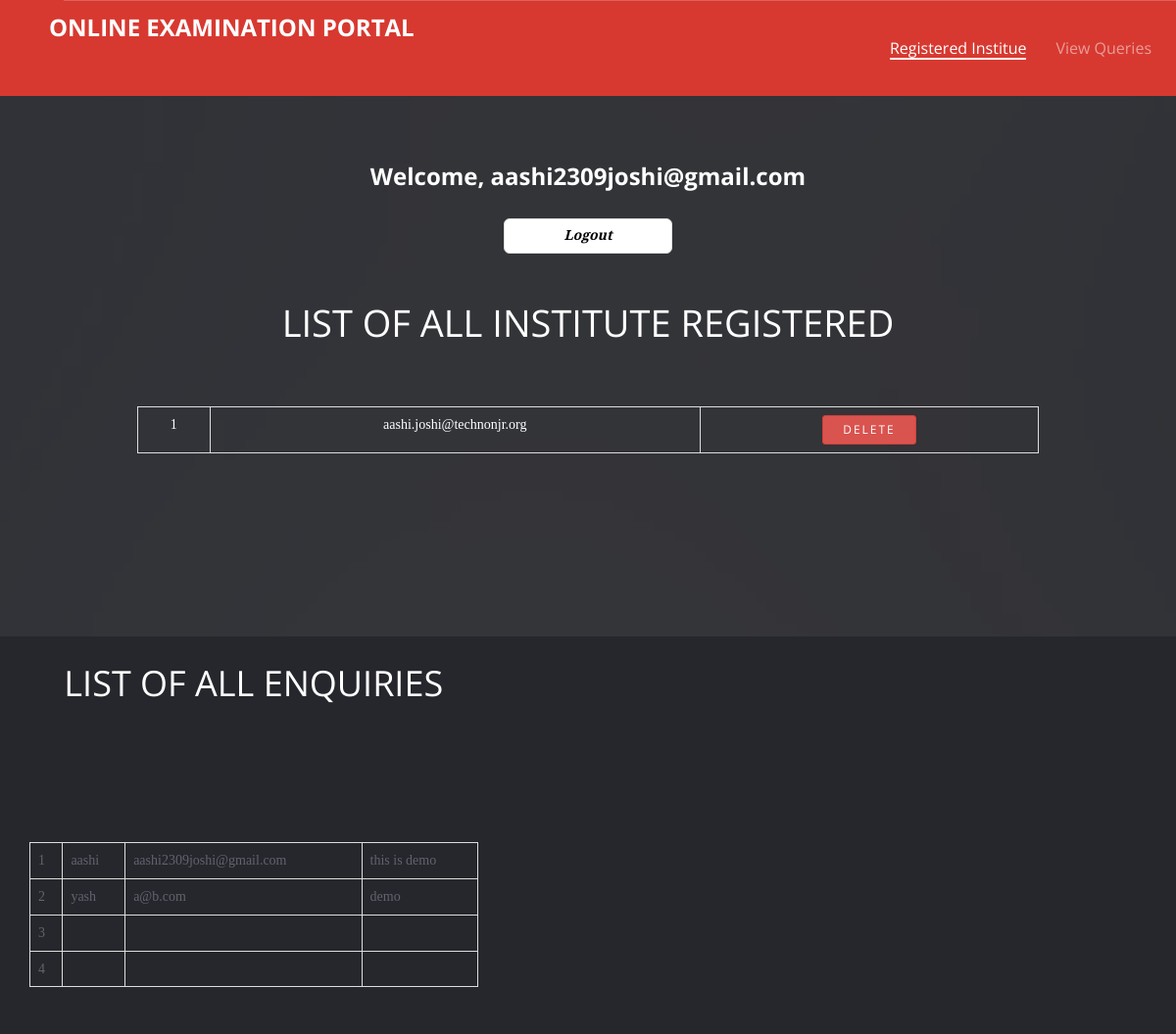
/adminpanel.php (signed in), run on an earlier commit of the app's database.
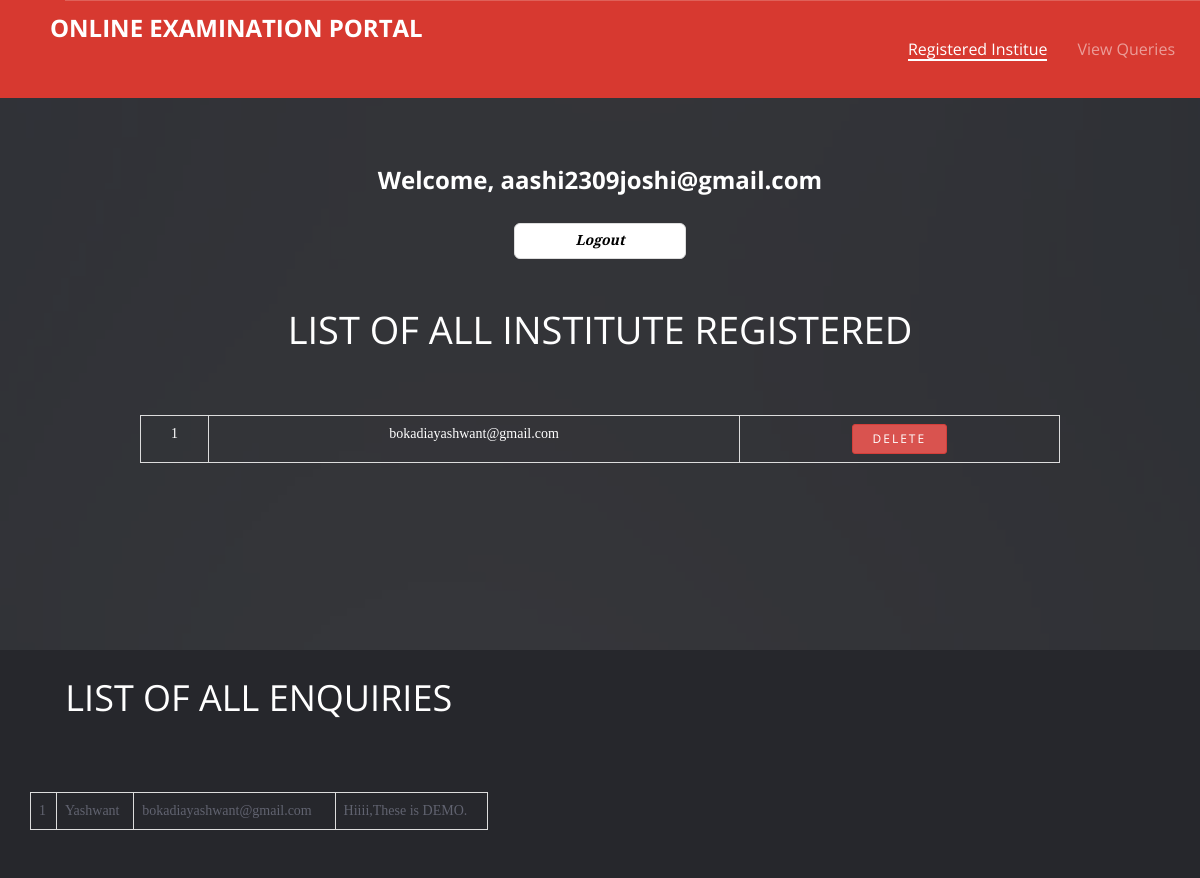
And on a later commit of the database.
### tables this page shows
CREATE TABLE `institute` (
  `institute` text NOT NULL,
  `email` varchar(50) NOT NULL,
  `password` varchar(100) NOT NULL,
  `phone` bigint(10) NOT NULL
);

CREATE TABLE `enquiry` (
  `Name` text NOT NULL,
  `email` varchar(50) NOT NULL,
  `message` varchar(1000) NOT NULL
);

### adminpanel.php (the view, shortened to what this page needs)
<!DOCTYPE html>
 <html class="no-js">
	<head>
	<link rel="stylesheet" href="css/animate.css">
	<link rel="stylesheet" href="css/icomoon.css">
	<link rel="stylesheet" href="css/simple-line-icons.css">
	<link rel="stylesheet" href="css/bootstrap.css">
	<link rel="stylesheet" href="css/owl.carousel.min.css">
	<link rel="stylesheet" href="css/owl.theme.default.min.css">
	<link rel="stylesheet" href="css/style.css">
	</head>
	<body>
	<header role="banner" id="fh5co-header">
		<nav class="navbar navbar-default">
			<div class="container">
				<div class="navbar-header">
					<a class="navbar-brand" href=""><span>Online Examination Portal</span></a>
				</div>
				<div id="navbar" class="navbar-collapse collapse">
					<ul class="nav navbar-nav navbar-right">
						<li><a class="pager" href="" data-nav-section="home"><span>Registered Institue</span></a></li>
						<li><a class="pager" href="" data-nav-section="about"><span>View Queries</span></a></li>
					</ul>
				</div>
			</div>
		</nav>
	</header>
	<section id="fh5co-home" data-section="home" style="background-image: url(images/full_image_3.jpg);" data-stellar-background-ratio="0.5">
		<div class="overlay"></div>
		<div class="container">
			<div class="text-wrap">
				<div class="text-inner">
						<div class="col-md-10 col-md-offset-1 to-animate">
							<h3  align="center"><b>Welcome, <?php echo $_SESSION["username"]; ?></b></h3>
							<div><ul class="pager">
    						<li><a class="jumbotron p" href="logout.php"><i><b style="color: black;
    						">Logout</b></i></a></li>
  								</ul>
  							</div>
							<div class="call-to-action">
								<div  style="border:px solid black; align:center; margin:0px auto;">
									<table class="table table-bordered"  align="left">
										<h1  align="center">LIST OF ALL INSTITUTE REGISTERED</h1><br>
										<?php
											include('db.php');
											$query="SELECT * FROM `institute`";
											$result=$conn->query($query);
											$no=mysqli_num_rows($result);
											for ($i=0;$i<$no;$i++)
											{
												$j=$i+1;
												$row = mysqli_fetch_array( $result );
												$email=$row['email'];
												echo "<tr><td>$j</td><td>$email</td><td><form action='deleteinstitute.php' method='post' align='center'>
												<input type='hidden' value='".$email."'name='email'>
												<button type='submit' class='btn btn-danger btn-sm'>Delete</button>
												</form>
							 					</td></tr><br>";
							 				}
										?>
									</table>
								</div>
							</div>
						</div>
					</div>
				</div>
			</div>
	</section>
	<section id="fh5co-about" data-section="about">
		<div class="container">
			<div class="row">
				<div class="col-md-5">
					<h1  align="center">LIST OF ALL ENQUIRIES</h1><br>
					<div  style="border:px solid black; align:center; margin:0px auto;">
						<table class="table table-bordered"  align="center">
							<?php
								require('db.php');
								$query="SELECT * FROM `enquiry`";
								$result=$conn->query($query);
								$no=mysqli_num_rows($result);
									for ($i=0;$i<$no;$i++)
										{
											$j=$i+1;
											$row = mysqli_fetch_array( $result );
											$email=$row['email'];
											$name=$row['Name'];
											$message=$row['message'];
											echo "<tr><td>$j</td><td>$name</td><td>$email</td><td>$message</td></tr><br>";
							 			}
							?>
						</table>
					</div>
				</div>
			</div>
		</div>
	</section>
	</body>
</html>

### css/style.css (style rules this page uses)
body { font-family: "Prata", serif; font-weight: 300; font-size: 14px; line-height: 1.6; color: #616370; background: #26272c; height: 100%; position: relative; }
a { color: #d73930; -webkit-transition: 0.5s; -o-transition: 0.5s; transition: 0.5s; }
h1, h2, h3, h4, h5, h6 { color: #fff; font-family: "Open Sans", Arial, sans-serif; font-weight: 400; margin: 0 0 30px 0; }
#fh5co-header { position: absolute; z-index: 99; width: 100%; opacity: 1; top: 0; }
#fh5co-header .navbar { padding-bottom: 0; margin-bottom: 0; }
#fh5co-header #navbar.navbar-collapse { border-top: 1px solid rgba(255, 255, 255, 0.2); }
#fh5co-header #navbar .navbar-right { margin-right: 0; }
#fh5co-header #navbar li a { font-family: "Open Sans", Arial, sans-serif; color: rgba(255, 255, 255, 0.5); position: relative; font-size: 16px; font-weight: 400; }
#fh5co-header #navbar li a span { position: relative; display: block; padding-bottom: 2px; }
#fh5co-header #navbar li a span:before { content: ""; position: absolute; width: 100%; height: 2px; bottom: 0; left: 0; background-color: rgba(255, 255, 255, 0.5); visibility: hidden; -webkit-transform: scaleX(0); -moz-transform: scaleX(0); -ms-transform: scaleX(0); -o-transform: scaleX(0); transform: scaleX(0); -webkit-transition: all 0.3s ease-in-out 0s; -moz-transition: all 0.3s ease-in-out 0s; -ms-transition: all 0.3s ease-in-out 0s; -o-transition: all 0.3s ease-in-out 0s; transition: all 0.3s ease-in-out 0s; }
#fh5co-header #navbar li.active a { background: transparent; background: none; color: #fff; }
#fh5co-header #navbar li.active a span:before { visibility: visible; -webkit-transform: scaleX(1); transform: scaleX(1); background-color: #fff; }
#fh5co-header .navbar-brand { float: left; display: block; font-size: 24px; font-weight: 700; padding-left: 0; color: #fff; text-transform: uppercase; font-family: "Open Sans", Arial, sans-serif; }
#fh5co-header .navbar-default { border: transparent; background: #1a1b1e; background: #d73930; margin: 0; padding-left: 50px; padding-right: 50px; -webkit-border-radius: 0px; -moz-border-radius: 0px; -ms-border-radius: 0px; border-radius: 0px; }
#fh5co-home { background-color: transparent; background-size: cover; background-attachment: fixed; position: relative; width: 100%; color: #fff; }
#fh5co-home a { color: rgba(255, 255, 255, 0.8) !important; text-decoration: underline; }
#fh5co-home .overlay { position: absolute; top: 0; bottom: 0; left: 0; right: 0; z-index: 2; width: 100%; background: rgba(38, 39, 44, 0.9); }
#fh5co-home, #fh5co-home .text-wrap { height: 650px; }
#fh5co-home .text-wrap { display: table; width: 100%; position: relative; z-index: 4; }
#fh5co-home .text-inner { display: table-cell; vertical-align: middle; text-align: center; }
#fh5co-home .text-inner h1 { font-size: 38px; text-transform: uppercase; color: white; margin: 0 0 20px 0; font-weight: 400; }
#fh5co-home .text-inner .call-to-action { display: block; width: 100%; }
#fh5co-services, #fh5co-testimony, #fh5co-about, #fh5co-explore, #fh5co-faq, #fh5co-team, #fh5co-trusted, #fh5co-footer { padding: 5em 0; }
#fh5co-about { padding: 2em 0; }
.btn { -webkit-transition: 0.3s; -o-transition: 0.3s; transition: 0.3s; font-family: "Open Sans", Arial, sans-serif !important; }
.btn { text-transform: uppercase; letter-spacing: 2px; -webkit-transition: 0.3s; -o-transition: 0.3s; transition: 0.3s; }
.js .to-animate, .js .to-animate-2, .js .to-animate-3, .js .single-animate { opacity: 0; }

What changed in the data, as far as the page shows it:
removed institute: j "1", email "aashi.joshi@technonjr.org"
removed enquiry: j "1", Name "aashi", email "aashi2309joshi@gmail.com", message "this is demo"
removed enquiry: j "2", Name "yash", email "a@b.com", message "demo"
removed enquiry: j "3"
removed enquiry: j "4"
added institute: j "1", email "bokadiayashwant@gmail.com"
added enquiry: j "1", Name "Yashwant", email "bokadiayashwant@gmail.com", message "Hiiii,These is DEMO."
